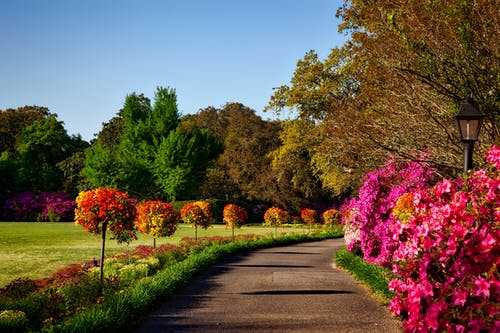
#> input picture BASICS/images/image.jpeg, 500 x 333 px, found by its file name
$ python canny_edge_LPF.py
#> lines starting #> are read from the running program, lines starting #| are printed output that depends on the picture
import cv2 as cv2
img = cv2.imread("image.jpeg")
#> img is the input picture: shape (333, 500, 3); mean B, G, R 73.8, 89.2, 106.1


gray = cv2.cvtColor(img, cv2.COLOR_BGR2GRAY)
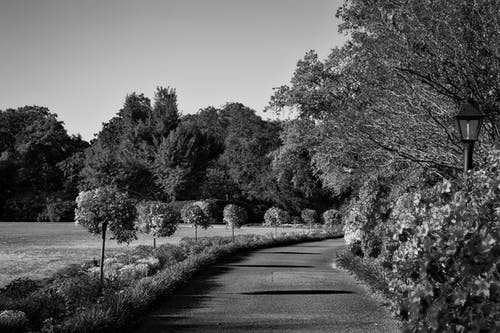
#> gray: shape (333, 500); min 0, max 251, mean 92.5


canny_edge_LPF = cv2.Canny(gray, 25, 25)
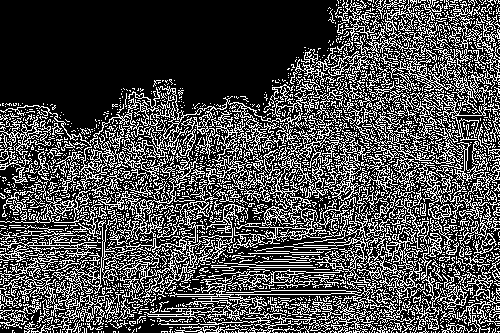
#> canny_edge_LPF: shape (333, 500); 29.3% white in thin lines or dots
cv2.imshow('canny_edge_LPF', canny_edge_LPF)
cv2.waitKey(0)

$ run again, with BASICS/images/split_bgr.PNG saved as BASICS/images/image.jpeg
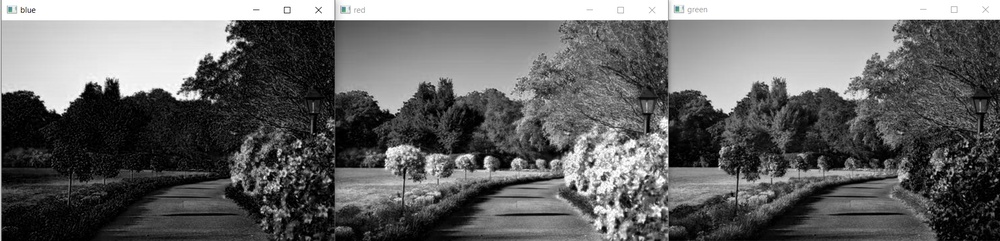
#> input picture BASICS/images/split_bgr.PNG, 1000 x 241 px, shrunk from 1877 x 453 before the run, found by its file name
#> img is the input picture: shape (241, 1000, 3); mean B, G, R 103.4, 103.4, 103.4
#> `canny_edge_LPF = cv2.Canny(gray, 25, 25)`:
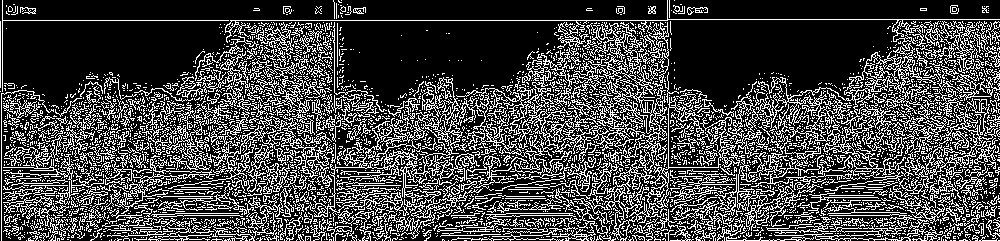
#> canny_edge_LPF: shape (241, 1000); 27.2% white in thin lines or dots
